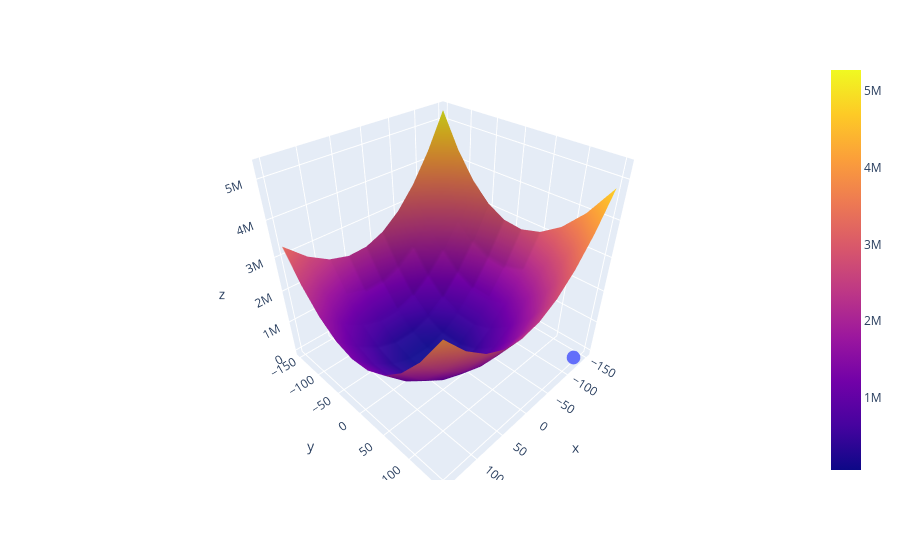

Here is the notebook cell this chart was saved with:
### Code cell
import plotly.express as px

fig = px.scatter_3d(x=np.array(all_m).ravel(), y=np.array(all_b).ravel(), z=np.array(all_cost).ravel()*100)

fig.add_trace(go.Surface(x=m_arr, y=b_arr, z=z_arr))

fig.show()

fig.write_html('cost_function2.html')
